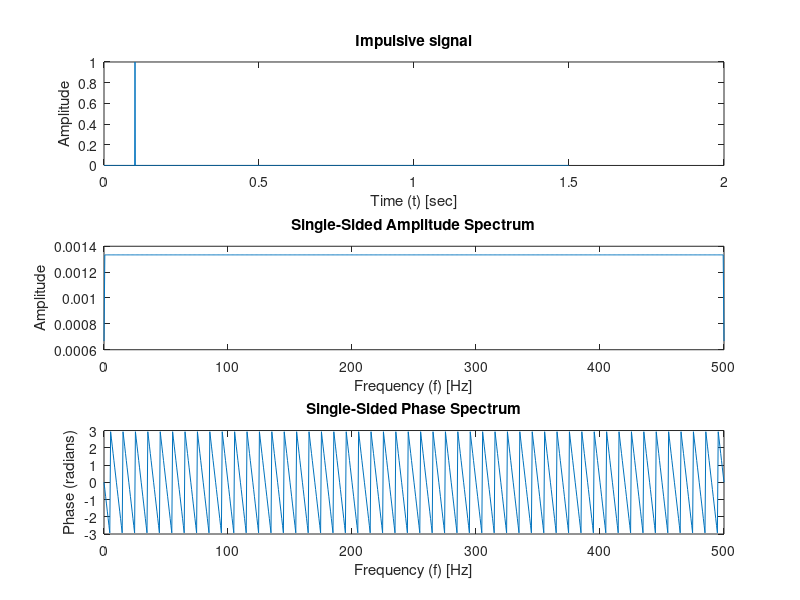

This figure's MATLAB source:
close all;
clear all;
clc;

% Parameters
Fs = 1000;           % Sampling frequency in Hz
T = 1/Fs;            % Sampling period
L = 1500;            % Length of signal (number of samples)
t = (0:L-1)*T;       % Time vector

% impulse signal / dirac-delta function
% spike at t = 100T = 0.1s
signal = double(t==100*T);

% Perform FFT
N = length(signal);   % Number of points in FFT
Y = fft(signal, N);   % Compute the FFT

% Frequency array generation
% f = Fs*(0:(N/2))/N;   % Frequency array for one-sided spectrum
f = 0:(Fs/N):(Fs/2);

% Take the magnitude for one-sided amplitude spectrum
P2 = abs(Y/N);        % Two-sided spectrum
P1 = P2(1:N/2+1);     % Single-sided spectrum
P1(2:end-1) = 2*P1(2:end-1);  % Adjust amplitude for one-sided spectrum
amp_spectrum = P1;

% Compute the phase spectrum (single-sided)
ph_spectrum = angle(Y(1:N/2+1));  % Extract the phase for one-sided spectrum

ph_spectrum_degrees = rad2deg(ph_spectrum);

ph_spectrum_unwrapped = unwrap(ph_spectrum);

% Plot the spectrum

figure;
subplot(3,1,1)
plot(t, signal);
title('Impulsive signal');
xlabel('Time (t) [sec]');
ylabel('Amplitude');

subplot(3,1,2)
plot(f, amp_spectrum);
title('Single-Sided Amplitude Spectrum');
xlabel('Frequency (f) [Hz]');
ylabel('Amplitude');

subplot(3,1,3)
plot(f, ph_spectrum);
title('Single-Sided Phase Spectrum');
xlabel('Frequency (f) [Hz]');
ylabel('Phase (radians)');
